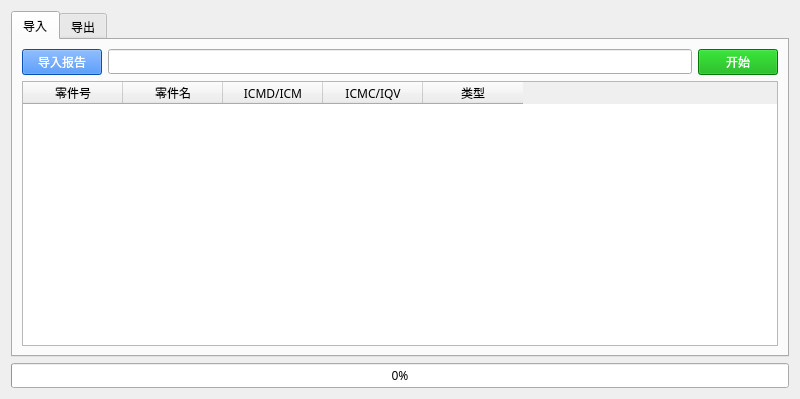
<?xml version="1.0" encoding="UTF-8"?>
<ui version="4.0">
 <class>Form</class>
 <widget class="QWidget" name="Form">
  <property name="geometry">
   <rect>
    <x>0</x>
    <y>0</y>
    <width>800</width>
    <height>399</height>
   </rect>
  </property>
  <property name="font">
   <font>
    <family>Microsoft YaHei</family>
   </font>
  </property>
  <property name="windowTitle">
   <string>Report2csv 0.0.1</string>
  </property>
  <property name="windowIcon">
   <iconset>
    <normaloff>csv.png</normaloff>csv.png</iconset>
  </property>
  <layout class="QGridLayout" name="gridLayout">
   <item row="0" column="0">
    <widget class="QTabWidget" name="tabWidget">
     <property name="currentIndex">
      <number>0</number>
     </property>
     <widget class="QWidget" name="tab">
      <attribute name="title">
       <string>导入</string>
      </attribute>
      <layout class="QGridLayout" name="gridLayout_2">
       <item row="2" column="0" colspan="3">
        <widget class="QTableWidget" name="tableWidget">
         <property name="font">
          <font>
           <family>Microsoft YaHei</family>
           <pointsize>9</pointsize>
           <italic>false</italic>
           <bold>false</bold>
          </font>
         </property>
         <property name="styleSheet">
          <string notr="true"/>
         </property>
         <column>
          <property name="text">
           <string>零件号</string>
          </property>
          <property name="font">
           <font>
            <family>Microsoft YaHei</family>
           </font>
          </property>
         </column>
         <column>
          <property name="text">
           <string>零件名</string>
          </property>
          <property name="font">
           <font>
            <family>Microsoft YaHei</family>
           </font>
          </property>
         </column>
         <column>
          <property name="text">
           <string>ICMD/ICM</string>
          </property>
          <property name="font">
           <font>
            <family>Microsoft YaHei</family>
           </font>
          </property>
         </column>
         <column>
          <property name="text">
           <string>ICMC/IQV</string>
          </property>
          <property name="font">
           <font>
            <family>Microsoft YaHei</family>
           </font>
          </property>
         </column>
         <column>
          <property name="text">
           <string>类型</string>
          </property>
          <property name="font">
           <font>
            <family>Microsoft YaHei</family>
           </font>
          </property>
         </column>
        </widget>
       </item>
       <item row="0" column="1">
        <widget class="QLineEdit" name="lineEdit"/>
       </item>
       <item row="0" column="0">
        <widget class="QPushButton" name="pushButton">
         <property name="font">
          <font>
           <family>Microsoft YaHei</family>
          </font>
         </property>
         <property name="styleSheet">
          <string notr="true">background-color: rgb(13, 110, 253);
color: rgb(255, 255, 255);</string>
         </property>
         <property name="text">
          <string>导入报告</string>
         </property>
        </widget>
       </item>
       <item row="0" column="2">
        <widget class="QPushButton" name="pushButton_2">
         <property name="font">
          <font>
           <family>Microsoft YaHei</family>
          </font>
         </property>
         <property name="styleSheet">
          <string notr="true">background-color: rgb(0, 170, 0);
color: rgb(255, 255, 255);</string>
         </property>
         <property name="text">
          <string>开始</string>
         </property>
        </widget>
       </item>
      </layout>
     </widget>
     <widget class="QWidget" name="tab_2">
      <attribute name="title">
       <string>导出</string>
      </attribute>
      <layout class="QGridLayout" name="gridLayout_3">
       <item row="0" column="1">
        <widget class="QLineEdit" name="lineEdit_2"/>
       </item>
       <item row="0" column="0">
        <widget class="QPushButton" name="pushButton_4">
         <property name="font">
          <font>
           <family>Microsoft YaHei</family>
          </font>
         </property>
         <property name="styleSheet">
          <string notr="true">background-color: rgb(13, 110, 253);
color: rgb(255, 255, 255);</string>
         </property>
         <property name="text">
          <string>选择路径</string>
         </property>
        </widget>
       </item>
       <item row="1" column="0" colspan="3">
        <widget class="QListWidget" name="listWidget"/>
       </item>
       <item row="0" column="2">
        <widget class="QPushButton" name="pushButton_3">
         <property name="font">
          <font>
           <family>Microsoft YaHei</family>
          </font>
         </property>
         <property name="styleSheet">
          <string notr="true">background-color: rgb(0, 170, 0);
color: rgb(255, 255, 255);</string>
         </property>
         <property name="text">
          <string>导出</string>
         </property>
        </widget>
       </item>
       <item row="2" column="0" colspan="3">
        <widget class="QTextEdit" name="textEdit"/>
       </item>
      </layout>
     </widget>
    </widget>
   </item>
   <item row="1" column="0">
    <widget class="QProgressBar" name="progressBar">
     <property name="value">
      <number>0</number>
     </property>
     <property name="alignment">
      <set>Qt::AlignmentFlag::AlignCenter</set>
     </property>
    </widget>
   </item>
  </layout>
  <zorder>progressBar</zorder>
  <zorder>tabWidget</zorder>
 </widget>
 <resources/>
 <connections/>
</ui>
